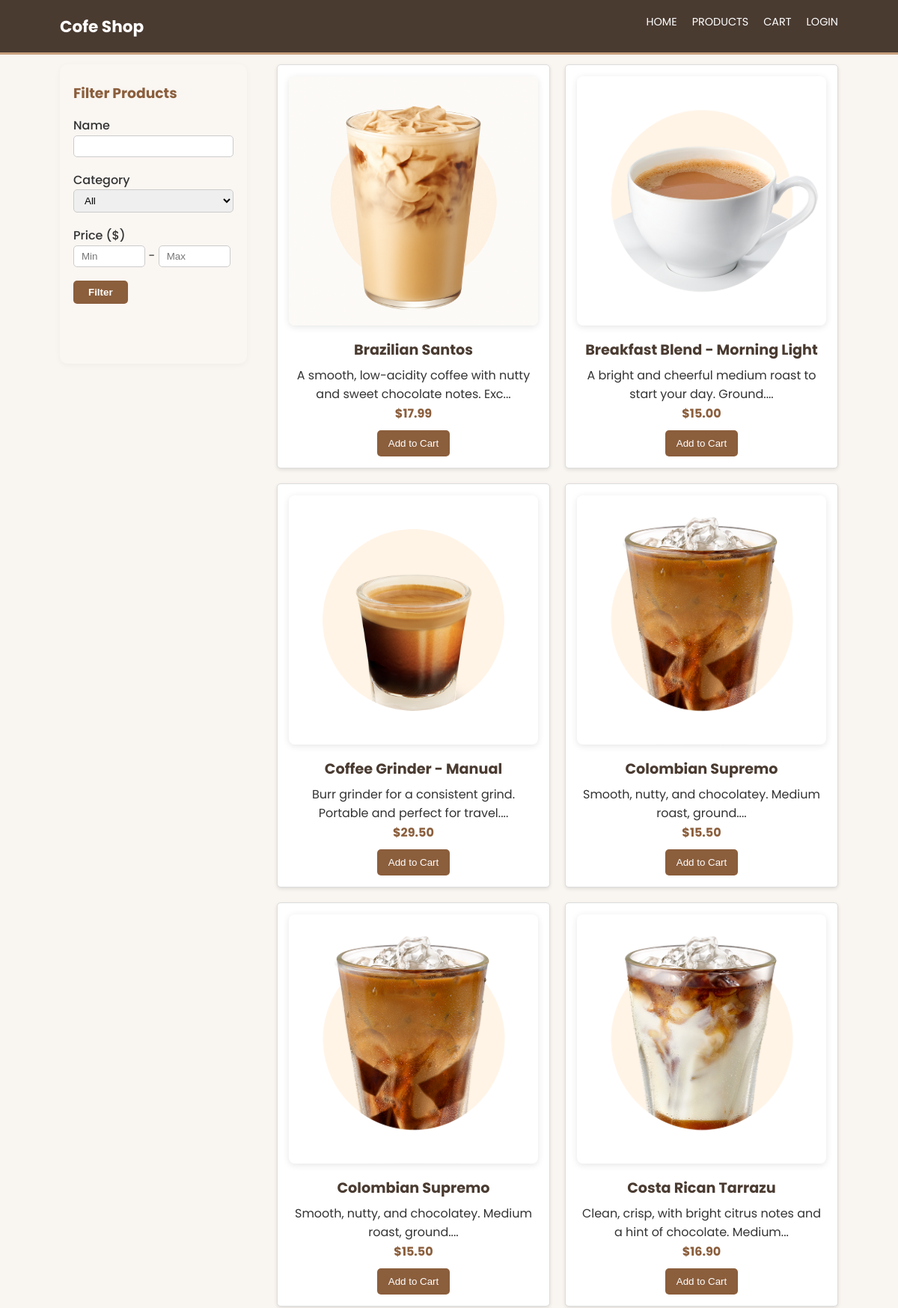
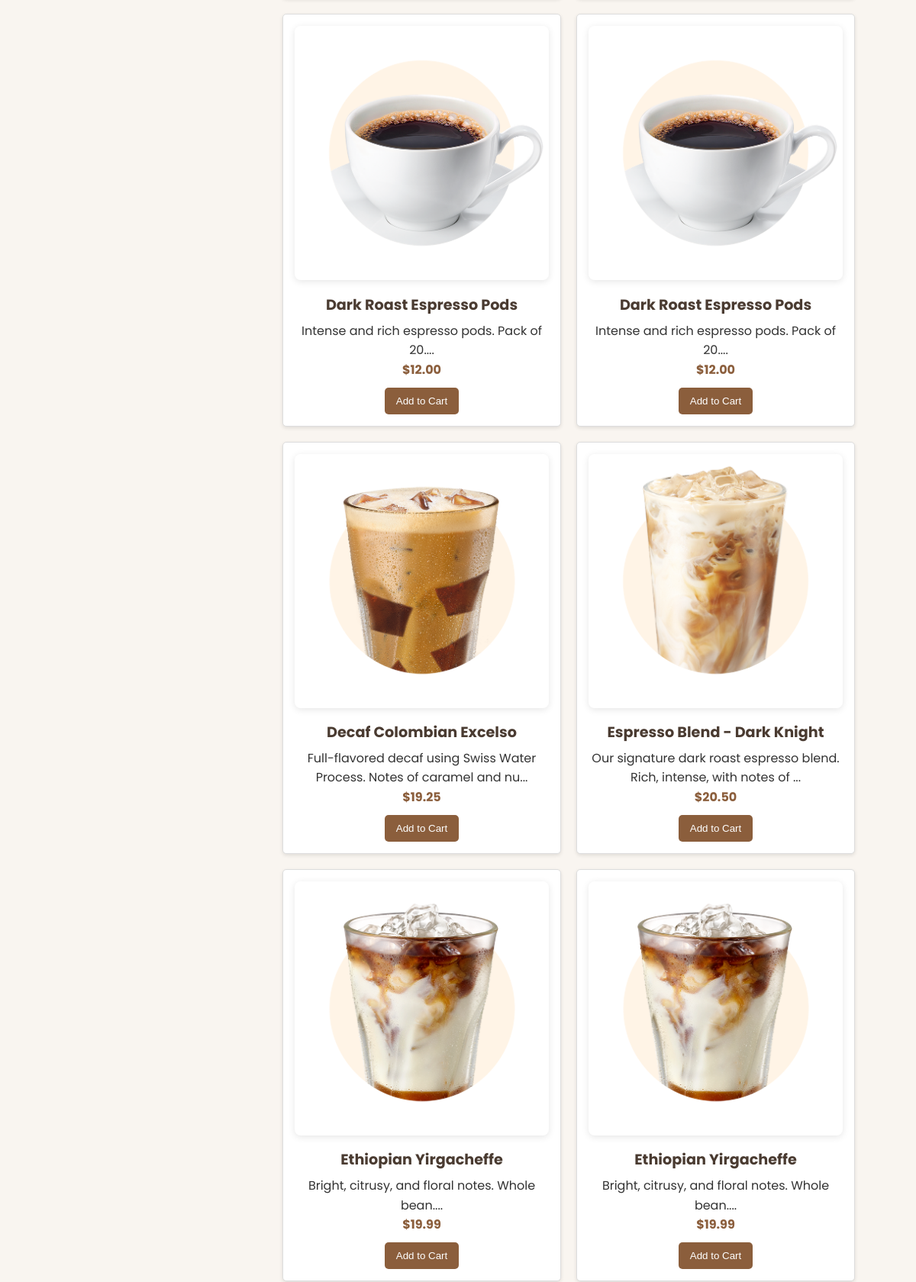
/cofe/index.php?page=products (upper part), run on the app's committed database (2 pictures, top to bottom).
### tables this page shows
CREATE TABLE `product` (
  `ProductID` int(11) NOT NULL,
  `Name` varchar(100) DEFAULT NULL,
  `Description` varchar(255) DEFAULT NULL,
  `Price` decimal(10,2) DEFAULT NULL,
  `CategoryID` int(11) DEFAULT NULL,
  `StockQuantity` int(11) DEFAULT NULL,
  `ImageURL` varchar(255) DEFAULT NULL
);

### cofe/pages/products.php (the view, shortened to what this page needs)
<?php
$filter_name = isset($_GET['name']) ? $_GET['name'] : '';
$filter_min_price = isset($_GET['min_price']) && $_GET['min_price'] !== '' ? (float)$_GET['min_price'] : null;
$filter_max_price = isset($_GET['max_price']) && $_GET['max_price'] !== '' ? (float)$_GET['max_price'] : null;
$sql = "SELECT ProductID, Name, Price, ImageURL, Description FROM PRODUCT";
$sql .= " ORDER BY Name ASC";
$stmt = $conn->prepare($sql);
if ($stmt === false) {
  echo "<p>Error preparing query: " . $conn->error . "</p>";
} else {
  $stmt->execute();
  $result = $stmt->get_result();
?>
  <h1>Our Coffee Selection</h1>
  <div style="display: flex; gap: 40px; align-items: flex-start;">
    <aside style="width: 250px; background: #faf6f2; border-radius: 10px; padding: 24px 18px; box-shadow: 0 2px 8px rgba(0,0,0,0.04); min-height: 400px;">
      <h3 style="margin-top:0; color:#8b5e3c;">Filter Products</h3>
      <form method="GET" action="index.php">
        <div style="margin-bottom: 18px;">
          <label for="filter-name" style="font-weight:500;">Name</label>
          <input type="text" id="filter-name" name="name" value="<?php echo htmlspecialchars($filter_name); ?>" style="width:100%;padding:6px 10px;border-radius:5px;border:1px solid #ccc;">
        </div>
        <div style="margin-bottom: 18px;">
          <label for="filter-category" style="font-weight:500;">Category</label>
          <select id="filter-category" name="category" style="width:100%;padding:6px 10px;border-radius:5px;border:1px solid #ccc;">
            <option value="">All</option>
          </select>
        </div>
        <div style="margin-bottom: 18px;">
          <label style="font-weight:500;">Price ($)</label><br>
          <input type="number" name="min_price" placeholder="Min" value="<?php echo htmlspecialchars($filter_min_price); ?>" style="width:45%;padding:6px 10px;border-radius:5px;border:1px solid #ccc;" min="0"> -
          <input type="number" name="max_price" placeholder="Max" value="<?php echo htmlspecialchars($filter_max_price); ?>" style="width:45%;padding:6px 10px;border-radius:5px;border:1px solid #ccc;" min="0">
        </div>
        <button type="submit" style="background:#8b5e3c;color:#fff;padding:8px 20px;border:none;border-radius:5px;font-weight:600;">Filter</button>
      </form>
    </aside>
    <div style="flex:1;">
      <div class="product-grid">
        <?php
        if ($result && $result->num_rows > 0) {
          while ($product = $result->fetch_assoc()) {
            echo '<div class="product-card">';
            echo '<a href="index.php?page=product_detail&id=' . $product['ProductID'] . '">';
            echo '<div class="product-image">';
            echo '<img src="' . htmlspecialchars($product['ImageURL']) . '" alt="' . htmlspecialchars($product['Name']) . '">';
            echo '</div>';
            echo '<h3>' . htmlspecialchars($product['Name']) . '</h3>';
            echo '</a>';
            echo '<p class="description">' . htmlspecialchars(substr($product['Description'], 0, 70)) . '...</p>';
            echo '<p class="price">$' . number_format($product['Price'], 2) . '</p>';
            echo '<form action="actions/cart_action.php" method="POST">';
            echo '<button type="submit" name="add_to_cart" class="btn">Add to Cart</button>';
            echo '</form>';
            echo '</div>';
          }
        } else {
          echo "<p>No products found matching your filter criteria.</p>";
        }
        ?>
      </div>
    </div>
  </div>
<?php }
?>

### cofe/includes/header.php (shortened to what this page needs)
<!DOCTYPE html>
<html lang="en">
<head>
  <link rel="stylesheet" href="css/style.css">
</head>
<body>
  <header>
    <div class="container">
      <div id="logo">
        <a href="index.php">Cofe Shop</a>
      </div>
      <nav>
        <ul>
          <li><a href="index.php">Home</a></li>
          <li><a href="index.php?page=products">Products</a></li>
          <li><a href="index.php?page=cart">Cart
            </a></li>
          <?php if (isset($_SESSION['user_id'])): ?>
            <li><a href="index.php?page=account">My Account</a></li>
            <li><a href="index.php?page=logout">Logout</a></li>
          <?php else: ?>
            <li><a href="index.php?page=login">Login</a></li>
          <?php endif; ?>
        </ul>
      </nav>
    </div>
  </header>
  <main>
    <div class="container">

### cofe/index.php (shortened to what this page needs)
<?php
require_once 'includes/db_connect.php';
include 'includes/header.php';
$page = isset($_GET['page']) ? $_GET['page'] : 'home';
switch ($page) {
  case 'products':
    include 'pages/products.php';
    break;
}
echo '</main>';
include 'includes/footer.php';
?>
</body>
</html>

### cofe/includes/footer.php (shortened to what this page needs)
</body>
</html>

### cofe/css/style.css (style rules this page uses)
* { margin: 0; padding: 0; box-sizing: border-box; }
body { font-family: "Poppins", sans-serif; line-height: 1.6; color: #333; background-color: #f9f5f0; min-height: 100vh; display: flex; flex-direction: column; }
.container { width: 90%; max-width: 1100px; margin: auto; overflow: hidden; padding: 0 20px; }
header { background: #4a3b31; color: #fff; padding: 1rem 0; border-bottom: #c8a07d 3px solid; position: fixed; top: 0; left: 0; width: 100vw; z-index: 1000; }
header a { color: #fff; text-decoration: none; text-transform: uppercase; font-size: 0.9em; }
header ul { list-style: none; display: flex; justify-content: flex-end; align-items: left; }
header li { margin-left: 20px; }
header #logo { float: left; font-size: 1.5em; font-weight: bold; }
header #logo a { text-transform: none; }
main { padding-top: 90px; padding: 20px 0; flex: 1; }
h1, h2, h3 { color: #4a3b31; margin-bottom: 15px; }
.product-grid { display: grid; grid-template-columns: repeat(auto-fit, minmax(250px, 1fr)); gap: 20px; }
.product-card { background: #fff; border: 1px solid #ddd; border-radius: 5px; padding: 15px; text-align: center; box-shadow: 0 2px 5px rgba(0, 0, 0, 0.1); }
.product-card img { max-width: 100%; height: 200px; object-fit: cover; margin-bottom: 10px; border-radius: 3px; }
.product-card h3 { font-size: 1.2em; margin-bottom: 5px; }
.product-card .price { font-weight: bold; color: #8b5e3c; margin-bottom: 10px; }
.product-card a { text-decoration: none !important; }
.product-image { flex: 1; max-width: 500px; }
.product-image img { width: 100%; height: auto; border-radius: 8px; box-shadow: 0 2px 10px rgba(0, 0, 0, 0.1); }
.btn { display: inline-block; background: #8b5e3c; color: #fff; padding: 10px 15px; text-decoration: none; border-radius: 5px; border: none; cursor: pointer; transition: background-color 0.3s ease; }

### cofe/pages/products.php (style rules this page uses)
.product-card a { text-decoration: none !important; }

### data on the page
product: ImageURL (picture), Name "Brazilian Santos", Description "A smooth, low-acidity coffee with nutty and sweet chocolate notes. Exc", Price "17.99"
product: ImageURL (picture), Name "Breakfast Blend - Morning Light", Description "A bright and cheerful medium roast to start your day. Ground.", Price "15.00"
product: ImageURL (picture), Name "Coffee Grinder - Manual", Description "Burr grinder for a consistent grind. Portable and perfect for travel.", Price "29.50"
product: ImageURL (picture), Name "Colombian Supremo", Description "Smooth, nutty, and chocolatey. Medium roast, ground.", Price "15.50"
product: ImageURL (picture), Name "Colombian Supremo", Description "Smooth, nutty, and chocolatey. Medium roast, ground.", Price "15.50"
product: ImageURL (picture), Name "Costa Rican Tarrazu", Description "Clean, crisp, with bright citrus notes and a hint of chocolate. Medium", Price "16.90"
product: ImageURL (picture), Name "Dark Roast Espresso Pods", Description "Intense and rich espresso pods. Pack of 20.", Price "12.00"
product: ImageURL (picture), Name "Dark Roast Espresso Pods", Description "Intense and rich espresso pods. Pack of 20.", Price "12.00"
product: ImageURL (picture), Name "Decaf Colombian Excelso", Description "Full-flavored decaf using Swiss Water Process. Notes of caramel and nu", Price "19.25"
product: ImageURL (picture), Name "Espresso Blend - Dark Knight", Description "Our signature dark roast espresso blend. Rich, intense, with notes of", Price "20.50"
product: ImageURL (picture), Name "Ethiopian Yirgacheffe", Description "Bright, citrusy, and floral notes. Whole bean.", Price "19.99"
product: ImageURL (picture), Name "Ethiopian Yirgacheffe", Description "Bright, citrusy, and floral notes. Whole bean.", Price "19.99"
